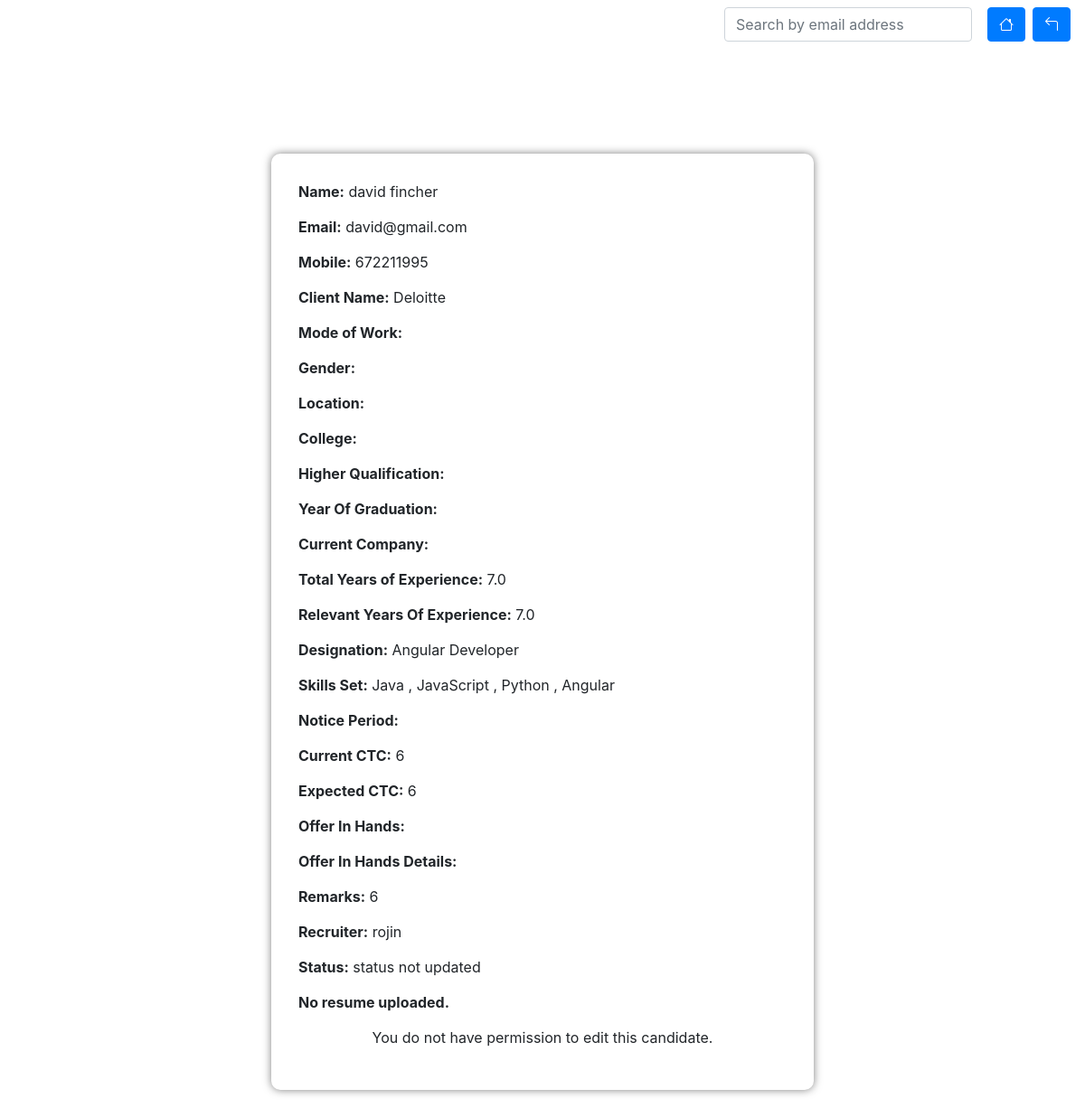
The page /detail/14/ on the database as committed earlier.
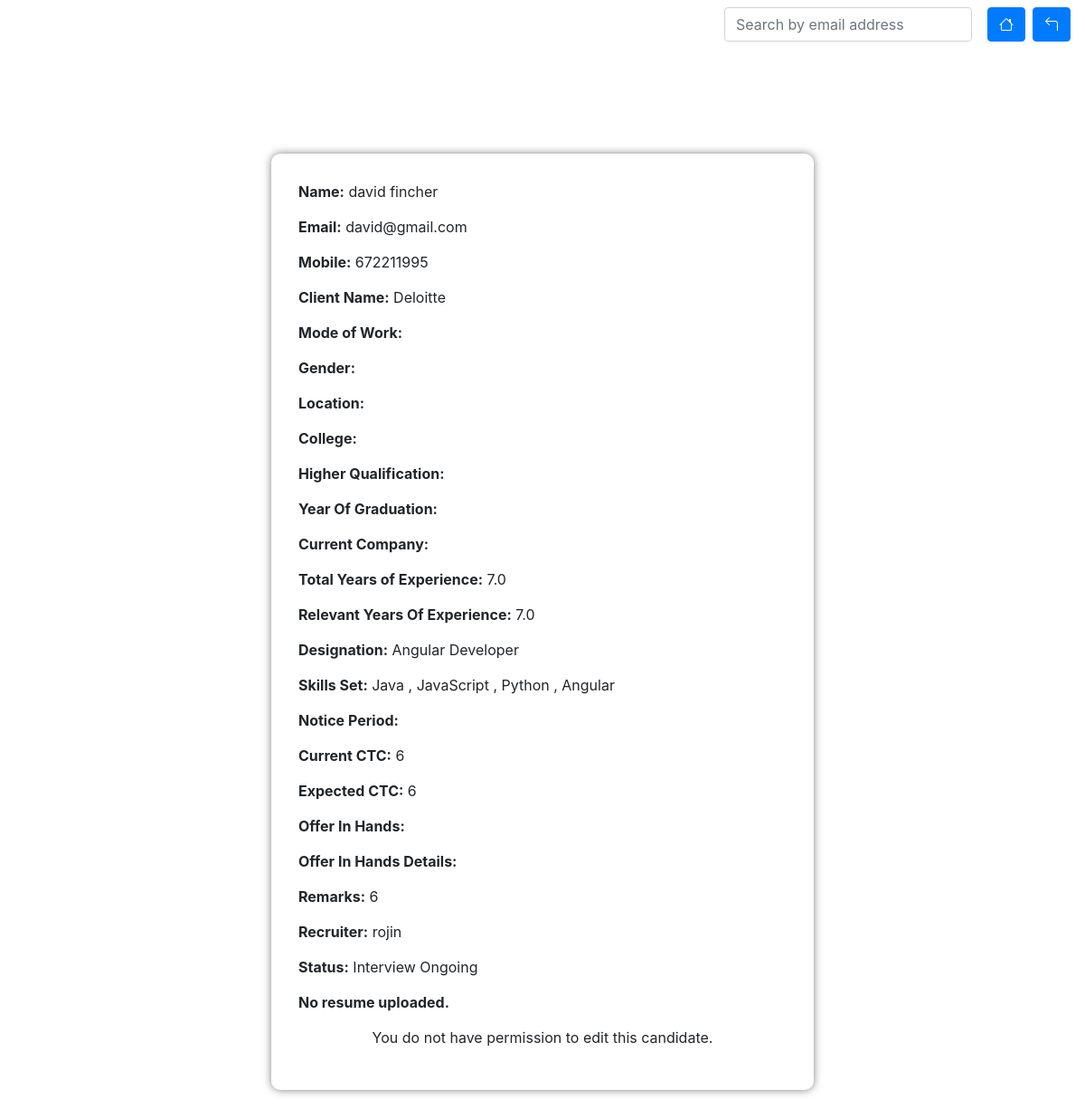
The same page on the database as committed later.
### candidate_app/models.py (models this page shows, shortened)
class Candidate(models.Model):
    user = models.ForeignKey(CustomUser, on_delete=models.CASCADE)
    email = models.EmailField(unique=True)
    phone = models.CharField(max_length=15)
    client_name = models.CharField(max_length=15)
    first_name = models.CharField(max_length=150, null=True)
    last_name = models.CharField(max_length=150)
    mode_of_work = models.CharField(max_length=150, default='full_time',null=True)
    gender = models.CharField(max_length=50, default='unknown', null=True,blank=True)
    college = models.CharField(max_length=50, null=True,blank=True)
    graduation_year= models.CharField(max_length=50, null=True,blank=True)
    qualification = models.TextField(null=True,blank=True)
    skills = models.ManyToManyField(Skill)
    experience = models.FloatField(null=True, blank=True)
    relevent_experience = models.FloatField(null=True, blank=True)
    designation = models.CharField(max_length=50, null=True,blank=True)
    expected_ctc = models.CharField(max_length=50, null=True,blank=True)
    current_ctc = models.CharField(max_length=50, null=True,blank=True)
    offer_in_hands = models.CharField(max_length=50,default=None, null=True,blank=True)
    offer_details= models.CharField(max_length=50,default=None, null=True,blank=True)     ###  hidden box
    notice_period = models.CharField(max_length=50, null=True,blank=True)
    current_company = models.CharField(max_length=100, null=True,blank=True)
    reason_for_change = models.CharField(max_length=2000, null=True,blank=True)          ###  hidden
    location = models.CharField(max_length=50, null=True,blank=True)
    resume = models.FileField(upload_to='resume/',max_length=200,blank=True,null=True)
    remarks = models.TextField(null=True,blank=True)
    updated_by = models.CharField(max_length=50, null=True,blank=True)
    updated_on = models.DateTimeField(auto_now=True, null=True)
    screening_time = models.CharField(max_length=100, null=True,blank=True)
    recruiter = models.CharField(max_length=50, null=True,blank=True)
    status = models.CharField(max_length=100, null=True,blank=True)
    rejection_reason = models.CharField(max_length=100, null=True,blank=True)         ### hidden
    additional_status = models.CharField(max_length=100, null=True,blank=True)
    rejection_reason_for_r1_r4 = models.CharField(max_length=100, null=True,blank=True)        ## hidden
    offer = models.CharField(max_length=100, null=True,blank=True)
    offer_reject_reason = models.CharField(max_length=100, null=True,blank=True)
    class Meta:
        ordering = ["-updated_on"]

class CustomUser(AbstractUser):
    contact = models.CharField(max_length=15, blank=True, null=True)
    image = models.ImageField(upload_to='profile_images/', max_length=400, blank=True, null=True)

### candidate_app/views.py (the view)
# urls.py: path('detail/<int:pk>/',Detailcandidate.as_view(),name='detail'),   ## details of each candidate
class Detailcandidate(DetailView):
    model = Candidate
    context_object_name ='detail'
    template_name = 'detail_candidate.html'

### templates/detail_candidate.html (shortened to what the changed rows need)
<!DOCTYPE html>
<html lang="en">
<head>
    <link rel="stylesheet" href="https://cdnjs.cloudflare.com/ajax/libs/font-awesome/6.0.0/css/all.min.css" />
</head>
<body>
    {% block content %}
    {% include 'navbar.html' %}
    <br>
    <br>
    <br>
    <br>
    <div class="container">
        <div class="submission-details">
            <div class="field">
                <span>Name:</span> {{detail.first_name}} {{detail.last_name}}
            </div>
            <div class="field">
                <span>Email:</span> {{detail.email}}
            </div>
            <div class="field">
                <span>Mobile:</span> {{detail.phone}}
            </div>
            <div class="field">
                <span>Client Name:</span> {{detail.client_name}}
            </div>
            <div class="field">
                <span>Mode of Work:</span> {{detail.mode_of_work}}
            </div>
            <div class="field">
                <span>Gender:</span> {{detail.gender }}
            </div>
            <div class="field">
                <span>Location:</span> {{detail.location }}
            </div>
            <div class="field">
                <span>College:</span> {{detail.college}}
            </div>
            <div class="field">
                <span>Higher Qualification:</span> {{detail.qualification }}
            </div>
            <div class="field">
                <span>Year Of Graduation:</span> {{detail.graduation_year }}
            </div>
            <div class="field">
                <span>Current Company:</span> {{detail.current_company}}
            </div>
            <div class="field">
                <span>Total Years of Experience:</span> {{detail.experience}}
            </div>
            <div class="field">
                <span>Relevant Years Of Experience:</span> {{detail.relevent_experience}}
            </div>
            <div class="field">
                <span>Designation:</span> {{detail.designation}}
            </div>
            <div class="field">
                <span>Skills Set:</span>
                {% for skill in detail.skills.all %}
                {{ skill.name }}
                {% if not forloop.last %}, {% endif %}
            {% endfor %}
            </div>
            <div class="field">
                <span>Notice Period:</span> {{detail.notice_period }}
            </div>
            <div class="field">
                <span>Current CTC:</span> {{detail.current_ctc}}
            </div>
            <div class="field">
                <span>Expected CTC:</span> {{detail.expected_ctc}}
            </div>
            <div class="field">
                <span>Offer In Hands:</span> {{detail.offer_in_hands}}
            </div>
            <div class="field">
                <span>Offer In Hands Details:</span> {{detail.offer_details}}
            </div>
            <div class="field">
                <span>Remarks:</span> {{detail.remarks}}
            </div>
            {% if request.user == detail.user %}
            <div class="field">
            <span>Recruiter:</span> {{request.user}}
        </div>
            {% else %}
            <div class="field">
                            <span>Recruiter:</span> {{detail.user}}
                        </div>
            {% endif %}
            <div class="field">
                {% if detail.status %}
                <span>Status:</span> {{detail.status}}
                {% else %}
                <span>Status:</span>  status not updated
            {% endif %}
            </div>
            <div class="field resume-link">
                <span>
                </span>
            </div>
<center>
    {% if request.user == detail.user %}
            <a href="{% url 'update' detail.id %}"><div class="button-edit">
                <button class="btn btn-outline-info">Edit &nbsp;<i class="bi bi-pencil"></i></button></div></a> </center>
                {% else %}
                <p class="not-allowed-message">You do not have permission to edit this candidate.</p>
                {% endif %}
        </div>
    </div>
    {% endblock %}
</body>
</html>

Rows that differ between the two databases and show on the page:
changed Candidate "david": status (not shown) → "Interview Ongoing"
Other text that changed with them:
text no longer shown: "status not updated"
